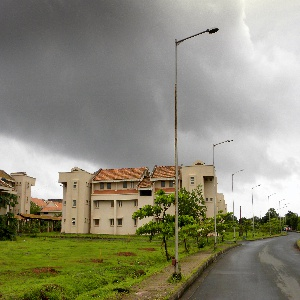
#> input picture Data/test2small.jpg, 300 x 300 px
$ python FDINV.py Data/test2small.jpg Data/small2.png   (Python 2 division)
#> lines starting #> are read from the running program, lines starting #| are printed output that depends on the picture; after the words box and inside, x2 and y2 are one past the last pixel; in counts of white or black regions, pixels touching at a corner belong together
import cv2
import sys
import math
import numpy as np
import matplotlib.pyplot as plt

def edge_detection(img):
	print '*' * 50
	print 'edge_detection called'
	print '*' * 50
	print

	# img = cv2.cvtColor(img, cv2.COLOR_BGR2LAB)
	blur = cv2.GaussianBlur(img,(3,3),0)
	edges = cv2.Canny(blur, 300, 400)

	kernel = np.ones((5,5), np.uint8)
	dilation = cv2.dilate(edges, kernel, iterations = 1)

	im_floodfill = dilation.copy()

	h, w = dilation.shape[:2]
	mask = np.zeros((h+2, w+2), np.uint8)
	cv2.floodFill(im_floodfill, mask, (0,0), 255)

	im_floodfill_inv = cv2.bitwise_not(im_floodfill)

	im_out = dilation | im_floodfill_inv

	imgg = im_out.copy()


	contours, hierarchy = cv2.findContours(imgg,cv2.RETR_TREE,cv2.CHAIN_APPROX_SIMPLE)

	boundary_points = []
	for i in range(len(contours)):
		cimg = np.zeros_like(img)
		cv2.drawContours(cimg, contours, i, color=255, thickness=1)
		pts = np.where(cimg == 255)
		bpoints = []
		for index in xrange(len(pts[0])):
			bpoints.append([pts[0][index], pts[1][index]])
		boundary_points.append(bpoints)

	# cv2.drawContours(imgg,contours,-1,color = 255,thickness = 1)
	# cv2.imshow('FGH', imgg)
	# cv2.waitKey(0)

	return boundary_points[0]
	# return np.reshape(contours[0].ravel(), (-1,2))

def make_invariant(points):
	print '*' * 50
	print 'make_invariant called'
	print '*' * 50
	print


	N = len(points)
	# [7 lines of commented-out code are left out]

	C  = map(lambda x  : np.asarray( [ [x[0]], [x[1]] ] ), points)
	C = np.asarray(C)
	print C.shape
	u = sum(C) / (N*1.0)
	sigma = sum(map(lambda x : (x-u)*((x-u).T) , C)) / (N*1.0)
	eigenvalues, eigenvectors  = np.linalg.eig(sigma)
	# inverseEigenVectors = np.linalg.inv(eigenvectors)
	eigenvectors_t = eigenvectors.T
	diagonal = eigenvectors_t.dot(sigma).dot(eigenvectors)
	# diagonal = diagonal.round(5)

	diagonal_i = diagonal.copy()
	for i in range(len(diagonal)):
		diagonal_i[i][i] = diagonal[i][i]**(-0.5)
	Cprime =  diagonal_i.dot(eigenvectors_t).dot(C - u)

	return Cprime.T[0]
	# return [0.0, 0.0]


temp_img = cv2.imread(sys.argv[1], 0)
#> temp_img: shape (300, 300); min 0, max 255, mean 137.7
height, width = temp_img.shape[:2]
#> height = 300; width = 300
points1 = make_invariant( edge_detection( temp_img ) )
#> in edge_detection, `blur = cv2.GaussianBlur(img,(3,3),0)`:
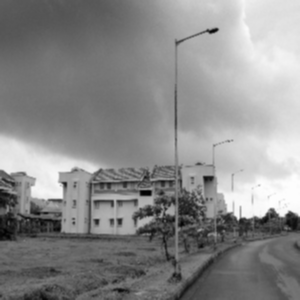
#> blur: shape (300, 300); min 1, max 254, mean 137.7
#> in edge_detection, `edges = cv2.Canny(blur, 300, 400)`:
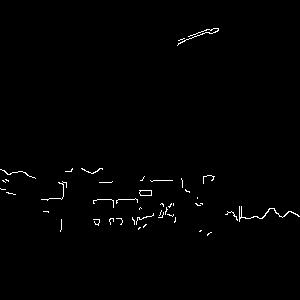
#> edges: shape (300, 300); 0.88% white in thin lines or dots, all inside (x1, y1, x2, y2) = (0, 28, 300, 236)
#> in edge_detection, `dilation = cv2.dilate(edges, kernel, iterations = 1)`: dilation: shape (300, 300); 5% white; 21 white regions, largest, box (x1, y1, x2, y2) and area: (223, 204, 300, 224) 696, (130, 201, 178, 232) 647, (91, 188, 154, 212) 552
#> in edge_detection, `cv2.floodFill(im_floodfill, mask, (0,0), 255)`:
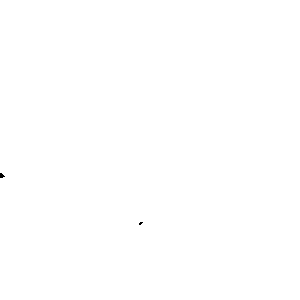
#> im_floodfill: shape (300, 300); 100% white; 2 black regions (2 under 20 px)
#> in edge_detection, `im_floodfill_inv = cv2.bitwise_not(im_floodfill)`: im_floodfill_inv: shape (300, 300); 0.03% white; 2 white regions (2 under 20 px)
#> in edge_detection, `im_out = dilation | im_floodfill_inv`: im_out: shape (300, 300); 5% white; 21 white regions
#> in edge_detection, `contours, hierarchy = cv2.findContours(imgg,cv2.RETR_TREE,cv2.CHAIN_AP..`: contours = 21 contours; largest, box (x1, y1, x2, y2) and area: (223, 204, 300, 224) 596, (130, 201, 178, 232) 565, (91, 188, 154, 212) 458, (175, 26, 221, 48) 366, (0, 167, 38, 185) 297
#> the loop in edge_detection, `for i in range(len(contours)):` made 21 passes
#> pts on passes 1 to 12: 25 positions, rows 230 to 237, columns 205 to 213, 20 positions, rows 228 to 233, columns 197 to 203, 36 positions, rows 217 to 227, columns 91 to 101, 40 positions, rows 217 to 233, columns 58 to 63, 60 positions, rows 216 to 226, columns 107 to 124, 27 positions, rows 209 to 214, columns 41 to 50, 198 positions, rows 204 to 223, columns 223 to 299, 178 positions, rows 201 to 231, columns 130 to 177, 41 positions, rows 195 to 207, columns 193 to 204, 187 positions, rows 188 to 211, columns 91 to 153, 47 positions, rows 186 to 196, columns 0 to 17, 42 positions, rows 179 to 184, columns 97 to 114
#> after the loop in edge_detection, `for i in range(len(contours)):`: cimg: shape (300, 300); 0.12% white in thin lines or dots, all inside (x1, y1, x2, y2) = (175, 26, 221, 48)
#> after the loop in edge_detection, `for i in range(len(contours)):`: boundary_points = 21 items
#> in make_invariant, `N = len(points)`: N = 25
#> in make_invariant, `C  = map(lambda x  : np.asarray( [ [x[0]], [x[1]] ] ), points)`: C = 25 items, first 6: [230, 208], [230, 209], [230, 210], [230, 211], [230, 212], [230, 213]
#| (25, 2, 1)
#> in make_invariant, `u = sum(C) / (N*1.0)`: u = [233.3, 208.8]
#> in make_invariant, `sigma = sum(map(lambda x : (x-u)*((x-u).T) , C)) / (N*1.0)`: sigma = [[7, -2.96], [-2.96, 9.25]]
#> in make_invariant, `eigenvalues, eigenvectors  = np.linalg.eig(sigma)`: eigenvalues = [4.97, 11.29]; eigenvectors = [[-0.823, 0.567], [-0.567, -0.823]]
#> in make_invariant, `eigenvectors_t = eigenvectors.T`: eigenvectors_t = [[-0.823, -0.567], [0.567, -0.823]]
#> in make_invariant, `diagonal = eigenvectors_t.dot(sigma).dot(eigenvectors)`: diagonal = [[4.97, 3.17e-16], [-2.17e-16, 11.29]]
#> the loop in make_invariant, `for i in range(len(diagonal)):` made 2 passes
#> after the loop in make_invariant, `for i in range(len(diagonal)):`: diagonal_i = [[0.449, 3.17e-16], [-2.17e-16, 0.298]]
#> points1 = 25 pairs, first value -1.42 to 1.57, second value -1.57 to 1.57

temp_img2 = cv2.imread(sys.argv[2], 0)
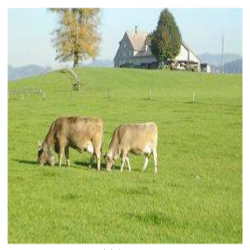
#> input picture Data/small2.png, 250 x 250 px
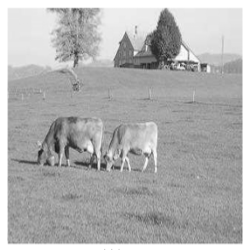
#> temp_img2: shape (250, 250); min 28, max 255, mean 176.4
height, width = temp_img2.shape[:2]
#> height = 250; width = 250
points2 = make_invariant( edge_detection( temp_img2 ) )
#> in edge_detection (call 2), `edges = cv2.Canny(blur, 300, 400)`: edges: shape (250, 250); 0.63% white in thin lines or dots, all inside (x1, y1, x2, y2) = (38, 8, 208, 170)
#> in edge_detection (call 2), `dilation = cv2.dilate(edges, kernel, iterations = 1)`: dilation: shape (250, 250); 4% white; 13 white regions, largest, box (x1, y1, x2, y2) and area: (169, 43, 210, 72) 521, (142, 6, 184, 44) 516, (82, 138, 115, 172) 404
#> in edge_detection (call 2), `cv2.floodFill(im_floodfill, mask, (0,0), 255)`: im_floodfill: shape (250, 250); 100% white; black in thin lines or dots, all inside (x1, y1, x2, y2) = (89, 146, 90, 147)
#> in edge_detection (call 2), `im_floodfill_inv = cv2.bitwise_not(im_floodfill)`:
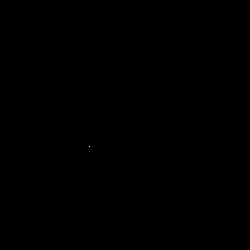
#> im_floodfill_inv: shape (250, 250); 0% white in thin lines or dots, all inside (x1, y1, x2, y2) = (89, 146, 90, 147)
#> in edge_detection (call 2), `im_out = dilation | im_floodfill_inv`: im_out: shape (250, 250); 4% white; 13 white regions
#> in edge_detection (call 2), `contours, hierarchy = cv2.findContours(imgg,cv2.RETR_TREE,cv2.CHAIN_AP..`: contours = 13 contours; largest, box (x1, y1, x2, y2) and area: (169, 43, 210, 72) 446, (142, 6, 184, 44) 438, (82, 138, 115, 172) 343, (111, 30, 127, 63) 180, (62, 142, 79, 160) 145
#> the loop in edge_detection (call 2), `for i in range(len(contours)):` made 13 passes
#> pts on passes 1 to 12: 24 positions, rows 164 to 171, columns 117 to 122, 25 positions, rows 153 to 160, columns 104 to 111, 42 positions, rows 149 to 161, columns 142 to 153, 33 positions, rows 147 to 157, columns 36 to 45, 44 positions, rows 146 to 160, columns 120 to 132, 30 positions, rows 145 to 156, columns 52 to 59, 60 positions, rows 142 to 159, columns 62 to 78, 122 positions, rows 138 to 171, columns 82 to 114, 28 positions, rows 49 to 57, columns 131 to 139, 149 positions, rows 43 to 71, columns 169 to 209, 72 positions, rows 30 to 62, columns 111 to 126, 153 positions, rows 6 to 43, columns 142 to 183
#> after the loop in edge_detection (call 2), `for i in range(len(contours)):`: cimg: shape (250, 250); 0.06% white in thin lines or dots, all inside (x1, y1, x2, y2) = (69, 6, 85, 12)
#> after the loop in edge_detection (call 2), `for i in range(len(contours)):`: boundary_points = 13 items
#| (24, 2, 1)
#> the loop in make_invariant (call 2), `for i in range(len(diagonal)):` made 2 passes
#> points2 = 24 rows, first 8: [-1.27, -1.17], [-1.27, -0.701], [-1.27, -0.234], [-1.27, 0.234], [-1.27, 0.701], [-1.27, 1.17], [-0.908, -1.17], [-0.908, 1.17]

l1 = len(points1)
#> l1 = 25
l2 = len(points2)
#> l2 = 24
c = 0

plt.scatter(points1[:,0], points1[:,1])
plt.scatter(points2[:,0], points2[:,1], c = u'g')
plt.show()
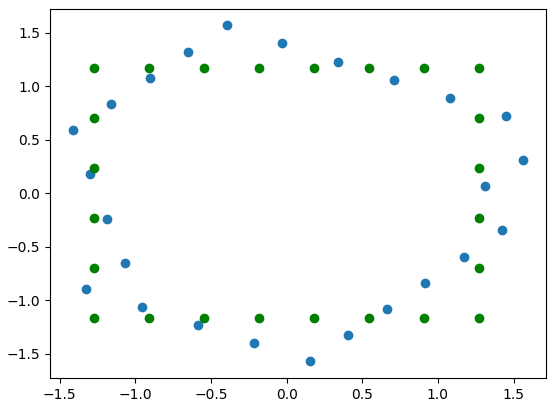
#> figure drawn by matplotlib, 1 panel
# print points1
# print points2
for i in range(min(l1, l2)):
	if points1[i][0] == points2[i][0] and points1[i][1] == points2[i][1]:
		c += 1
#> after the loop, c = 0
		# print points1[i]
		# same = False
		# break

print (c*100.0 / min(l1,l2))
#| 0.0
